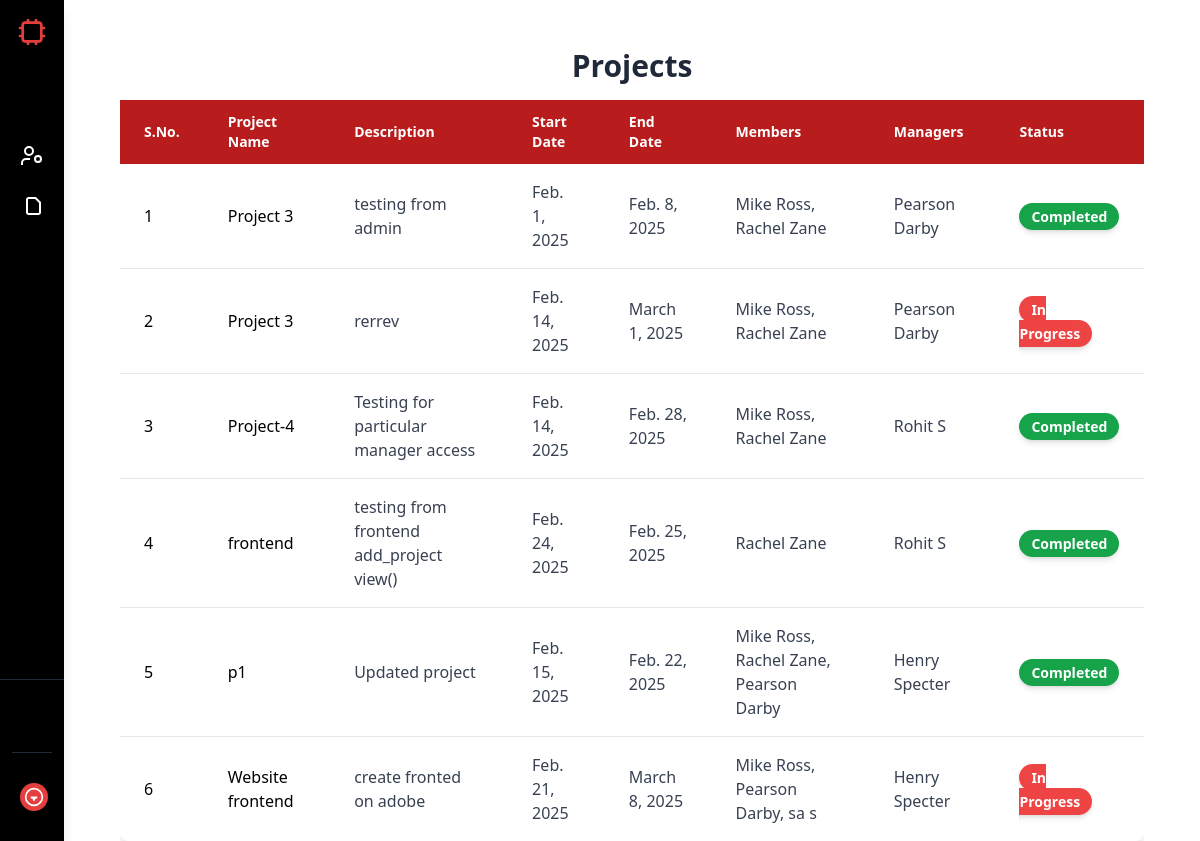
Screenshot of /projects/ (signed in) with the database file from the repository.
### website/models.py (models this page shows, shortened)
class Project(models.Model):
    project_name = models.CharField(max_length=200)  # Changed from TextField to CharField
    manager = models.ForeignKey('User', on_delete=models.SET_NULL, null=True, related_name='managed_projects')
    members = models.ManyToManyField('User', related_name='projects', blank=True)
    proj_des = models.TextField(blank=True)
    start_date = models.DateField()
    end_date = models.DateField()
    STATUS_CHOICES = [
        ('In Progress', 'In Progress'),
        ('Completed', 'Completed'),
    ]
    status = models.CharField(max_length=50, choices=STATUS_CHOICES, default='Pending')
    created_at = models.DateTimeField(auto_now_add=True)
    updated_at = models.DateTimeField(auto_now=True)
    class Meta:
        permissions=[
            ('can_view_project','Can view project'),
            ('can_add_project','Can add project'),
            ('can_edit_project','Can edit project'),
            ('can_delete_project','Can delete project'),
        ]

class User(AbstractBaseUser, PermissionsMixin):  # ✅ Make sure you inherit PermissionsMixin
    ROLE_CHOICES = [
        ('Admin', 'Admin'),
        ('HR', 'HR'),
        ('Manager', 'Manager'),
        ('Employee', 'Employee'),
    ]
    email = models.EmailField(unique=True)
    username = models.CharField(max_length=100, unique=True)
    first_name = models.CharField(max_length=100)
    last_name = models.CharField(max_length=100)
    role = models.CharField(max_length=50, choices=ROLE_CHOICES, default='Employee')
    manager=models.ForeignKey('self',on_delete=models.SET_NULL,null=True,related_name='team',blank=True)
    is_active = models.BooleanField(default=True)
    is_superuser = models.BooleanField(default=False)
    is_staff = models.BooleanField(default=False)  # ✅ This is required for Django Admin
    created_at = models.DateTimeField(auto_now_add=True)
    updated_at = models.DateTimeField(auto_now=True)
    USERNAME_FIELD = "email"
    REQUIRED_FIELDS = ["username", "first_name", "last_name"]
    objects = UserManager()

### website/views.py (the view)
# urls.py: path('projects/', views.project_list, name='project_list'),
@login_required
def project_list(request):
    if request.user.role == "Employee":
        projects = Project.objects.filter(members=request.user)
    elif request.user.role == "Manager":
        projects = Project.objects.filter(manager=request.user)
    else:
        projects = Project.objects.all()
    employees = User.objects.filter(role="Employee")
    managers = User.objects.filter(role="Manager")
    context = {
        'projects': projects,
        'managers': managers,
        'employees': employees
    }
    return render(request, 'website/project_list.html', context)

### website/templates/website/project_list.html (shortened to what this page needs)
{% extends "website/sidebar.html" %}
{% block content %}
<div class="container mx-auto mt-12">
    <h2 class="text-3xl font-semibold text-gray-800 text-center mb-4">Projects</h2>
    <div class="overflow-x-auto">
        <table class="w-full border-collapse bg-white shadow-lg rounded-lg">
            <thead>
                <tr class="bg-red-700 text-white">
                    <th class="px-6 py-3 text-left text-sm font-semibold">S.No.</th>
                    <th class="px-6 py-3 text-left text-sm font-semibold">Project Name</th>
                    <th class="px-6 py-3 text-left text-sm font-semibold">Description</th>
                    <th class="px-6 py-3 text-left text-sm font-semibold">Start Date</th>
                    <th class="px-6 py-3 text-left text-sm font-semibold">End Date</th>
                    <th class="px-6 py-3 text-left text-sm font-semibold">Members</th>
                    <th class="px-6 py-3 text-left text-sm font-semibold">Managers</th>
                    <th class="px-6 py-3 text-left text-sm font-semibold">Status</th>
                </tr>
            </thead>
            {% if projects %}
            <tbody class="divide-y divide-gray-200">
                {% for project in projects %}
                <tr class="hover:bg-gray-100 transition-all">
                    <td class="px-6 py-4">{{ forloop.counter }}</td>
                    <td class="px-6 py-4"> <a href={% url 'proj_des' project_id=project.id %} class="hover:underline hover:text-red-500">{{ project.project_name }}</a></td>
                    <td class="px-6 py-4 text-gray-700">{{ project.proj_des }}</td>
                    <td class="px-6 py-4 text-gray-700">{{ project.start_date }}</td>
                    <td class="px-6 py-4 text-gray-700">{{ project.end_date }}</td>
                    <td class="px-6 py-4 text-gray-700">
                        {% for member in project.members.all %}
                            {{ member.first_name }} {{ member.last_name }}{% if not forloop.last %}, {% endif %}
                        {% endfor %}
                    </td>
                    <td class="px-6 py-4 text-gray-700">{{ project.manager.first_name }} {{ project.manager.last_name }}</td>
                    <td class="px-6 py-4">
                        {% if request.user.is_authenticated and request.user.role == "Manager"%}
                            {% comment %} Mangager View {% endcomment %}
                            <form action="#" method="POST" onsubmit="return false;">
                                {% csrf_token %}
                                <select id="statusDropdown-{{ project.id }}"
                                        class="px-3 py-1 text-sm font-semibold text-white rounded-full shadow-md
                                               {% if project.status == 'Completed' %}bg-green-600{% else %}bg-red-500{% endif %}"
                                        onchange="changeStatus(event, {{ project.id }})">
                                    <option value="In Progress" {% if project.status == "In Progress" %}selected{% endif %}>In Progress</option>
                                    <option value="Completed" {% if project.status == "Completed" %}selected{% endif %}>Completed</option>
                                </select>
                            </form>
                        {% else %}
                            {% if project.status != "Completed" %}
                                <span class="px-3 py-1 text-sm font-semibold text-white bg-red-500 rounded-full shadow-md">
                                    In Progress
                                </span>
                            {% else %}
                                <span class="px-3 py-1 text-sm font-semibold text-white bg-green-600 rounded-full shadow-md">
                                    Completed
                                </span>
                            {% endif %}
                        {% endif %}
                    </td>
                    </tr>
                {% endfor %}
            </tbody>
            {% else %}
            <tr>
                <td colspan="8" class="text-center py-4">No projects assigned yet</td>
            </tr>
            {%endif%}
        </table>
    </div>
</div>
{% endblock %}

### website/templates/website/sidebar.html (shortened to what this page needs)
<!DOCTYPE html>
<html lang="en">
<head>
    <script src="https://cdn.tailwindcss.com"></script>
    <link href="https://cdn.jsdelivr.net/npm/fullcalendar@6.1.8/main.min.css" rel="stylesheet">
</head>
<body class="bg-gray-50">
  <div x-data="{ expanded: false }" class="flex">
    <nav @mouseenter="expanded = true" @mouseleave="expanded = false"
         class="fixed left-0 top-0 h-full bg-black transition-all duration-300 ease-in-out group shadow-lg"
         :class="expanded ? 'w-64' : 'w-16'">
        <div class="p-4 flex items-center gap-x-3">
            <a href="{%url 'dashboard'%}" class="flex items-center">
            </a>
        </div>
        <ul class="mt-4 space-y-1 px-2">
            <li>
                <a href="{%url 'dashboard' %}" class="flex items-center gap-x-3 py-3 px-3 text-white hover:bg-brand-red hover:text-white rounded-md transition-colors duration-200">
                </a>
            </li>
            <li x-data="{ open: false }">
                <button @click="open = !open"
                        class="w-full flex items-center justify-between py-3 px-3 text-white hover:bg-brand-red hover:text-white rounded-md transition-colors duration-200">
                    <div class="flex items-center gap-x-3">
                        <svg class="size-6" xmlns="http://www.w3.org/2000/svg" fill="none"
                             stroke="currentColor" stroke-width="2" viewBox="0 0 24 24">
                            <circle cx="18" cy="15" r="3"/>
                            <circle cx="9" cy="7" r="4"/>
                            <path d="M10 15H6a4 4 0 0 0-4 4v2"/>
                        </svg>
                    </div>
                </button>
            </li>
            <li x-data="{ open: false }">
                <button @click="open = !open"
                        class="w-full flex items-center justify-between py-3 px-3 text-white hover:bg-brand-red hover:text-white rounded-md transition-colors duration-200">
                    <div class="flex items-center gap-x-3">
                        <svg class="size-6" xmlns="http://www.w3.org/2000/svg" fill="none"
                             stroke="currentColor" stroke-width="2" viewBox="0 0 24 24">
                            <path d="M15.5 2H8.6c-.4 0-.8.2-1.1.5-.3.3-.5.7-.5 1.1v12.8c0 .4.2.8.5 1.1.3.3.7.5 1.1.5h9.8c.4 0 .8-.2 1.1-.5.3-.3.5-.7.5-1.1V6.5L15.5 2z"/>
                        </svg>
                    </div>
                </button>
            </li>
            <li>
                <a href="{%url 'calendar'%}" class="flex items-center gap-x-3 py-3 px-3 text-white hover:bg-brand-red hover:text-white rounded-md transition-colors duration-200">
                </a>
            </li>
            {% if request.user.role == "HR" %}
            <li>
                <a href="{% url 'update_user_role' %}" class="flex items-center gap-x-3 py-3 px-3 text-white hover:bg-brand-red hover:text-white rounded-md transition-colors duration-200">
                </a>
            </li>
            {% endif %}
            <li>
                <a href="{% url 'attendance'%}" class="flex items-center gap-x-3 py-3 px-3 text-white hover:bg-brand-red hover:text-white rounded-md transition-colors duration-200">
                </a>
            </li>
            <li>
                <a href="{% url 'send_mail'%}" class="flex items-center gap-x-3 py-3 px-3 text-white hover:bg-brand-red hover:text-white rounded-md transition-colors duration-200">
                </a>
            </li>
            <li>
                <a href="{% url 'resignation'%}" class="flex items-center gap-x-3 py-3 px-3 text-white hover:bg-brand-red hover:text-white rounded-md transition-colors duration-200">
                </a>
            </li>
            {% if request.user.role == "HR" or request.user.role == "Manager" %}
            <li>
                <a href="{% url 'resignation_status' %}" class="flex items-center gap-x-3 py-3 px-3 text-white hover:bg-brand-red hover:text-white rounded-md transition-colors duration-200">
                </a>
            </li>
            {% endif %}
        </ul>
        <div class="absolute bottom-0 w-full p-3 border-t border-gray-800">
            {% if user.is_authenticated %}
            <form method="post" action="{% url 'logout' %}">
              <button type="submit" class="flex items-center gap-x-3 py-2 px-3 text-white hover:bg-brand-red hover:text-white rounded-md w-full transition-colors duration-200">
              </button>
            </form>
            {% endif %}
            <div class="mt-5 pt-3 border-t border-gray-800">
                <div class="flex items-center text-white gap-x-3 w-full text-left p-2 rounded-md">
                    <div class="bg-brand-red text-white rounded-full p-1">
                        <svg class="size-5" xmlns="http://www.w3.org/2000/svg" fill="none" stroke="currentColor"
                            stroke-width="2" viewBox="0 0 24 24">
                            <circle cx="12" cy="12" r="10"/>
                            <path d="M12 16.5a4 4 0 0 0-4-4h8a4 4 0 0 0-4 4z"/>
                        </svg>
                    </div>
                </div>
            </div>
        </div>
    </nav>
    <div :class="expanded ? 'ml-64' : 'ml-16'" class="transition-all duration-300 ease-in-out flex-1  bg-white">
        {% block content %}{% endblock %}
    </div>
  </div>
</body>
</html>

### rows the page displays
Project: project_name "Project 3", proj_des "testing from admin", start_date "Feb. 1, 2025", end_date "Feb. 8, 2025", manager.first_name "Pearson", manager.last_name "Darby", status "Completed"
User: first_name "Mike", last_name "Ross"
User: first_name "Rachel", last_name "Zane"
Project: project_name "Project 3", proj_des "rerrev", start_date "Feb. 14, 2025", end_date "March 1, 2025", manager.first_name "Pearson", manager.last_name "Darby", status "In Progress"
Project: project_name "Project-4", proj_des "Testing for particular manager access", start_date "Feb. 14, 2025", end_date "Feb. 28, 2025", manager.first_name "Rohit", manager.last_name "S", status "Completed"
Project: project_name "frontend", proj_des "testing from frontend add_project view()", start_date "Feb. 24, 2025", end_date "Feb. 25, 2025", manager.first_name "Rohit", manager.last_name "S", status "Completed"
Project: project_name "p1", proj_des "Updated project", start_date "Feb. 15, 2025", end_date "Feb. 22, 2025", manager.first_name "Henry", manager.last_name "Specter", status "Completed"
User: first_name "Pearson", last_name "Darby"
Project: project_name "Website frontend", proj_des "create fronted on adobe", start_date "Feb. 21, 2025", end_date "March 8, 2025", manager.first_name "Henry", manager.last_name "Specter", status "In Progress"
User: first_name "sa", last_name "s"
